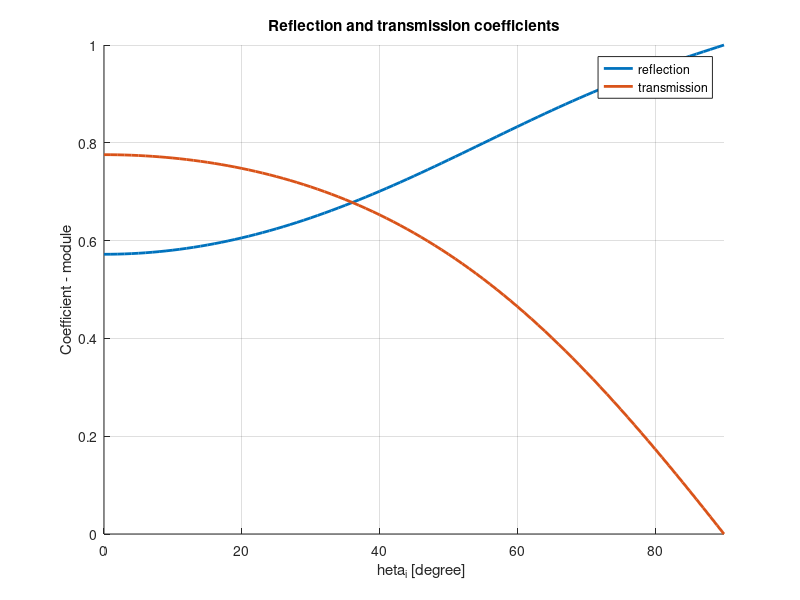
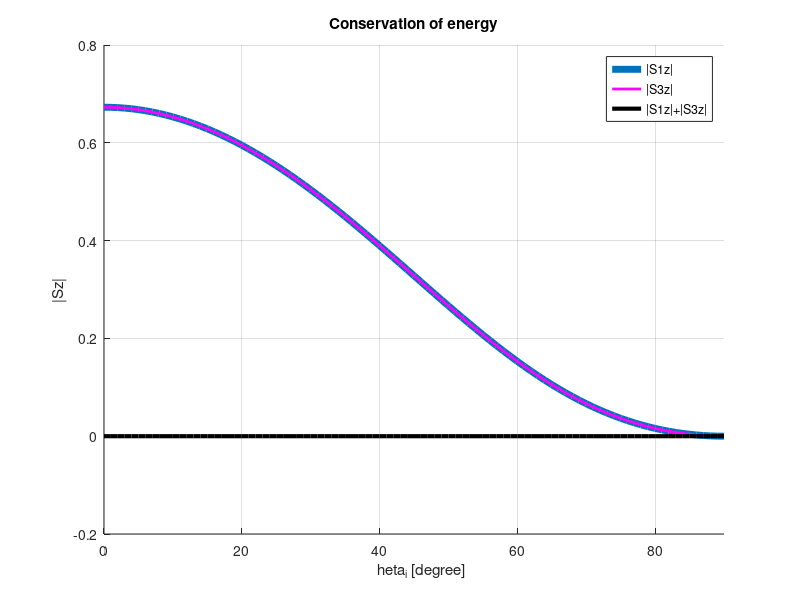

The MATLAB script that drew these images, in order:
clear all;
close all;
clc;

%% Parameters

% frequency of incident wave
f = 5*10^9;
c_0 = 3 * 10^8;
E_0 = 8.854 * 10^(-12);
M_0 = 4 * pi * 10^(-7);

% polarization
polarization = 'TM';

% first medium - vacuum
E1_r = 1;
M1_r = 1; 
n1 = sqrt(E1_r * M1_r);
E1 = E_0 * E1_r; 
k1 = 2*pi*f*n1/c_0;

% second medium - layer
E2_r = 1;
M2_r = 5; 
h = 1 * 10^-2;  % from cm to m
n2 = sqrt(E2_r * M2_r);
E2 = E_0 * E2_r;
k2 = 2*pi*f*n2/c_0;

% third medium - substrate
E3_r = 1.25;
M3_r = 1; 
n3 = sqrt(E3_r * M3_r);
E3 = E_0 * E3_r;
k3 = 2*pi*f*n3/c_0;

% define the ratio between first and third medium
ratio = sqrt((M3_r/E3_r)/(M1_r/E1_r));


%% Compute solution
counter = 0;

for theta = 0 : 90

    counter = counter+1;
    k1z = k1*cosd(theta);
    k2z = sqrt(k2^2 - (k1 * sind(theta))^2);
    k3z = sqrt(k3^2 - (k1 * sind(theta))^2);

    % solution in Matrix form
    A  = [1,          0,                       -1,                 -1;  ...
        0,      -exp(-1i*k3z*h),       exp(1i*k2z*h),         exp(- 1i*k2z*h); ...
        k1z/E1,       0,                      -k2z/E2,              k2z/E2; ...
        0,     (k3z/E3)*exp(-1i*k3z*h),  (k2z/E2)*exp(1i*k2z*h), (-k2z/E2)*exp(-1i*k2z*h)];

    C = [-1; 0; k1z/E1; 0];

    % compute solution for each incident angle -> assume Hi=1
    A_inv = inv(A);
    B = A_inv * C;   
    Bs(counter, :) = B;
  
    S1z_module(counter) =  (1/sqrt(M1_r/E1_r))*(1 - (abs(Bs(counter,1))).^2).* cosd(theta);
    S3z_module(counter) =  (1/sqrt(M3_r/E3_r))*ratio.^2*(abs(Bs(counter,2))).^2.* cos(asin(k1*sind(theta)/k3));

end


%% Plot transmission and reflection coefficients

theta= 0:90;

figure(1); 
grid on
hold on
reflection = plot(theta, abs(Bs(:,1)),'LineWidth', 2);
transmission = plot(theta, ratio*abs(Bs(:,2)),'LineWidth', 2);


legend([reflection; transmission], "reflection", "transmission")
title("Reflection and transmission coefficients")
xlabel("\theta_i [degree]")
xlim([0,90])
ylabel("Coefficient - module")


%% Energy conservation

theta = 0 : 90;
figure(2); 
grid on
hold on
S1z = plot(theta, abs(S1z_module),'LineWidth', 5);
S3z = plot(theta, abs(S3z_module),'LineWidth', 2, "Color", "magenta");
diff = plot(theta, abs(S1z_module) - abs(S3z_module) ,'LineWidth', 3, "Color", "black");
legend([S1z; S3z; diff], "|S1z|", "|S3z|", "|S1z|+|S3z|")
title("Conservation of energy")
xlabel("\theta_i [degree]")
xlim([0,90])
ylabel("|Sz|")


